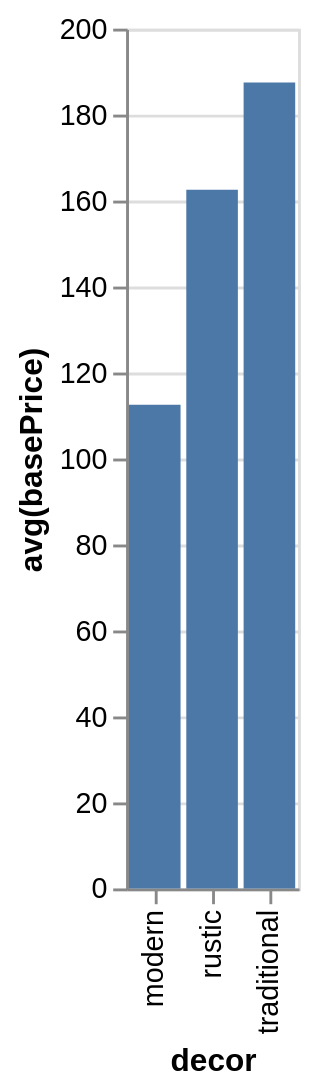

Express this chart as Vega-Lite.
### Vega-Lite specification from a JSON file in a GitHub repository (floating-point values rounded to 4 significant figures)
{"data": {"values": [{"x_data": "modern", "y_data": 112.5}, {"x_data": "rustic", "y_data": 162.5}, {"x_data": "traditional", "y_data": 187.5}]}, "mark": "bar", "encoding": {"x": {"field": "x_data", "type": "nominal", "title": "decor", "sort": "ascending"}, "y": {"field": "y_data", "type": "quantitative", "title": "avg(basePrice)"}}}
